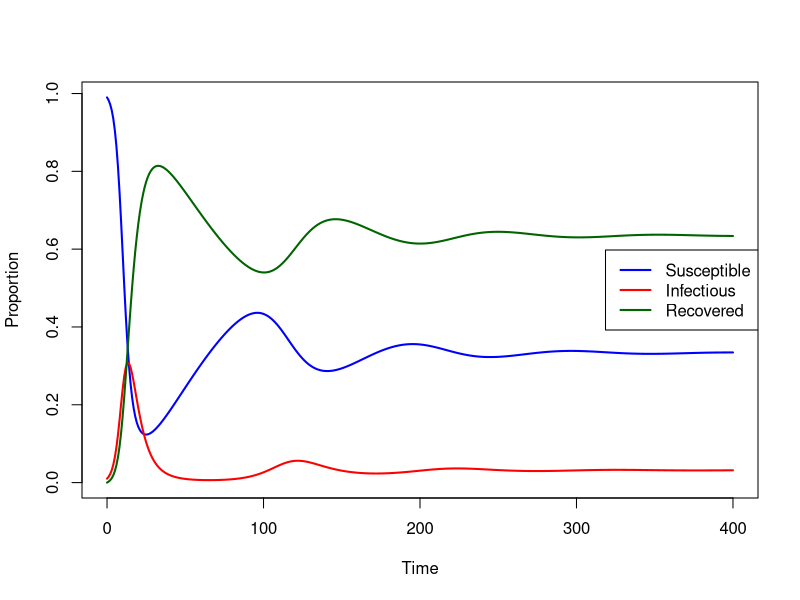
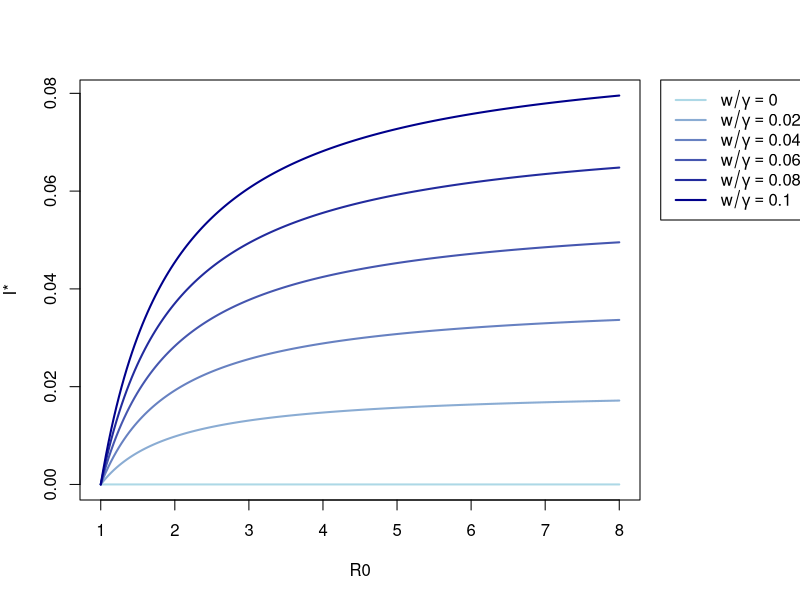

The R script that drew these images, in order:
## ---- chunk 1
#| label: fig-SIRS-solution
#| fig-cap: "Numerical solution of the SIRS model with beta=0.6 /day, gamma=0.2 /day and w=0.01 /day."
#| echo: false
#| warning: false
library(deSolve)

# Parameters
beta <- 0.6
gamma <- 0.2
w <- 0.01

params <- c(beta = beta,
            gamma = gamma,
            w = w)

# Initial conditions
init <- c(
  S = 0.99,
  I = 0.01
)

# Time points
times <- seq(0, 400, by = 1)

# SIR model function
sir_model <- function(t, state, parameters) {

  with(as.list(c(state, parameters)), {

    dS <- -beta * S * I + w * (1-S-I)
    dI <- beta * S * I - gamma * I

    list(c(dS, dI))
  })
}

# Numerical solution
out <- ode(y = init,
           times = times,
           func = sir_model,
           parms = params)

out <- as.data.frame(out)

out$R = 1 - out$S - out$I

# Plot
matplot(out$time,
        out[, c("S", "I", "R")],
        type = "l",
        lty = 1,
        lwd = 2,
        xlab = "Time",
        ylab = "Proportion",
        col = c("blue", "red", "darkgreen"))

legend("right",
       legend = c("Susceptible", "Infectious", "Recovered"),
       col = c("blue", "red", "darkgreen"),
       lty = 1,
       lwd = 2)
## ---- chunk 2
#| label: fig-EE
#| fig-cap: "Infection prevalence at the endemic equilibrium of the SIRS model against R0 for various values of the waning rate w relative to the recovery rate gamma."
#| echo: false
# Define f(x,a)
f <- function(R0, w) {
  w/(1+w) * (1-1/R0)
}

# Values of R0 and w (relative to gamma)
R0_vals <- seq(1, 8, length.out = 200)
w_vals <- seq(0, 0.1, length.out = 6)


# Plot
# Generate shades from light blue to dark blue
cols <- colorRampPalette(c("lightblue", "darkblue"))(length(w_vals))

# Leave extra space on the right
par(mar = c(5, 4, 4, 8))

# Allow drawing outside the plot region
par(xpd = TRUE)

# Plot first curve
plot(R0_vals, f(R0_vals, w_vals[1]),
     type = "l",
     col = cols[1],
     lwd = 2,
     ylim = range(sapply(w_vals, function(w) f(R0_vals, w))),
     xlab = "R0",
     ylab = "I*")

# Add remaining curves
for (i in 2:length(w_vals)) {
  lines(R0_vals, f(R0_vals, w_vals[i]),
        col = cols[i],
        lwd = 2)
}

# Add legend
legend("topright",
       inset = c(-0.3, 0),  
       legend = lapply(w_vals,
                       function(w)
                         bquote(w/gamma == .(w))),,
       col = cols,
       lwd = 2)
